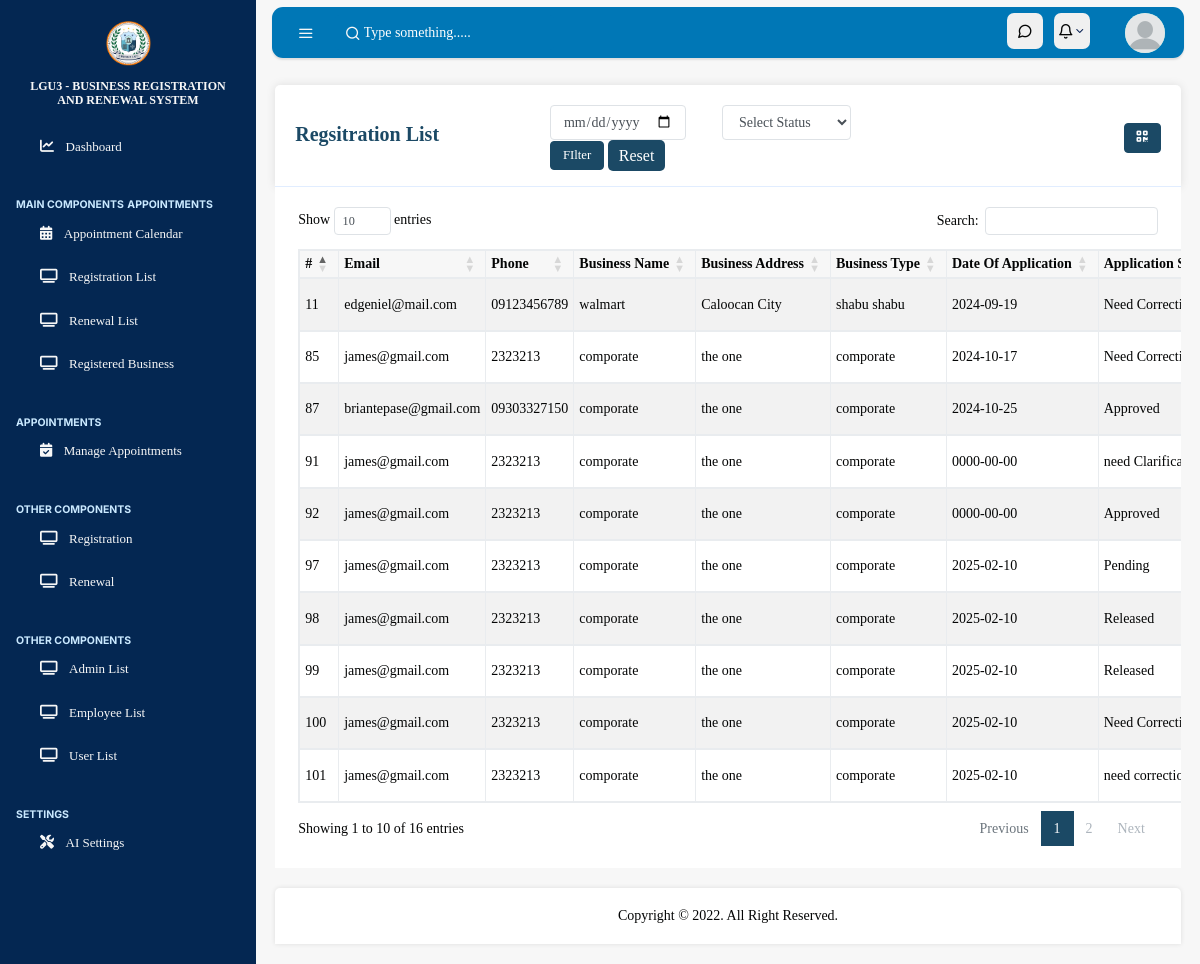
Screenshot of /admin/registrationgawako.php with the database file from the repository.
### tables this page shows
CREATE TABLE `registration` (
  `id` int(10) NOT NULL,
  `fname` varchar(255) NOT NULL,
  `mname` varchar(255) NOT NULL,
  `lname` varchar(255) NOT NULL,
  `address` varchar(255) NOT NULL,
  `zip` varchar(10) NOT NULL,
  `business_name` varchar(255) NOT NULL,
  `phone` varchar(255) NOT NULL,
  `email` varchar(255) NOT NULL,
  `business_address` varchar(255) NOT NULL,
  `building_name` varchar(255) NOT NULL,
  `building_no` varchar(255) NOT NULL,
  `street` varchar(255) NOT NULL,
  `barangay` varchar(255) NOT NULL,
  `business_type` varchar(255) NOT NULL,
  `rent_per_month` varchar(255) NOT NULL,
  `date_application` date NOT NULL,
  `application_number` varchar(50) DEFAULT NULL,
  `upload_dti` varchar(255) NOT NULL,
  `upload_store_picture` varchar(255) DEFAULT NULL,
  `food_security_clearance` varchar(255) DEFAULT NULL,
  `document_status` varchar(50) DEFAULT 'Pending',
  `permit_expiration` date DEFAULT NULL,
  `needs_resubmission` tinyint(1) DEFAULT 0,
  `expiration_date` date DEFAULT NULL,
  `application_status` varchar(50) DEFAULT NULL,
  `remark` text DEFAULT NULL
);

### admin/registrationgawako.php (the view, shortened to what this page needs)
<?php
include('../admin/assets/inc/header.php');
?>
<div class="fix-table-header">
    <h4>Regsitration List</h4>
    <div class="col-md-7">
        <form action="" method="get">
            <div class="row">
                <div class="col-md-4">
                    <input type="date" name="date_application" value="<?= isset($_GET['date_application']) == true ? $_GET['date_application'] : '' ?>" class="form-control" required>
                </div>
                <div class="col-md-4">
                    <select name="document_status" class="form-control" required>
                        <option value="">Select Status</option>
                    </select>
                </div>
                <div class="col-md-4">
                    <button type="submit" class="btn btn-primary">FIlter</button>
                    <a href="registration.php" class="btn btn-danger">Reset</a>
                </div>
            </div>
        </form>
    </div>
    <button type="button" class="btn btn-primary float-end" data-bs-toggle="modal" data-bs-target="#qrcodeModal">
        <i class="fa-solid fa-qrcode"></i>
    </button>
</div>
<div class="table-container-form">
    <div class="table-container table-form">
        <div class="table-body">
        <?php
                    if (isset($_GET['date_application']) && $_GET['date_application'] != '' && isset($_GET['document_status']) && $_GET['document_status'] != '') {
                        $date_application = validate($_GET['date_application']);
                        $document_status = validate($_GET['document_status']);
                        $registrations = mysqli_query($conn, "SELECT * FROM registration WHERE date_application='$date_application' AND document_status='$document_status' ORDER BY id DESC");
                    } else {
                        $registrations = mysqli_query($conn, "SELECT * FROM registration ORDER BY id DESC");
                    }
                    if ($registrations) {
                        if (mysqli_num_rows($registrations) > 0) {
            ?>
            <table id="myTable" class=" table-striped table-bordered">
                <thead>
                    <tr>
                        <th>#</th>
                        <th>Email</th>
                        <th>Phone</th>
                        <th>Business Name</th>
                        <th>Business Address</th>
                        <th>Business Type</th>
                        <th>Date Of Application</th>
                        <th>Application Status</th>
                    </tr>
                </thead>
                <tbody>
                <?php
                                        foreach ($registrations as $registrationsItem) {
                                        ?>
                            <tr>
                                <td><?= $registrationsItem['id']; ?></td>
                                <td><?= $registrationsItem['email']; ?></td>
                                <td><?= $registrationsItem['phone']; ?></td>
                                <td><?= $registrationsItem['business_name']; ?></td>
                                <td><?= $registrationsItem['business_address']; ?></td>
                                <td><?= $registrationsItem['business_type']; ?></td>
                                <td><?= $registrationsItem['date_application']; ?></td>
                                <td><?= $registrationsItem['application_status']; ?></td>
                            </tr>
                            <?php
                                        }
                                    ?>
                </tbody>
            </table>
            <?php
                        } else {
                            echo '<h5 style="text-align: center;">No Record Found</h5>';
                        }
                    } else {
                        echo '<h5>Something Went Wrong</h5>';
                    }
            ?>
        </div>
    </div>
</div>
<?php
include('../admin/assets/inc/footer.php');
?>

### rows the page displays
registration: id "101", email "james@gmail.com", phone "2323213", business_name "comporate", business_address "the one", business_type "comporate", date_application "2025-02-10", application_status "need…"
registration: id "100", email "james@gmail.com", phone "2323213", business_name "comporate", business_address "the one", business_type "comporate", date_application "2025-02-10", application_status "Need…"
registration: id "99", email "james@gmail.com", phone "2323213", business_name "comporate", business_address "the one", business_type "comporate", date_application "2025-02-10", application_status "Released"
registration: id "98", email "james@gmail.com", phone "2323213", business_name "comporate", business_address "the one", business_type "comporate", date_application "2025-02-10", application_status "Released"
registration: id "97", email "james@gmail.com", phone "2323213", business_name "comporate", business_address "the one", business_type "comporate", date_application "2025-02-10", application_status "Pending"
registration: id "92", email "james@gmail.com", phone "2323213", business_name "comporate", business_address "the one", business_type "comporate", date_application "0000-00-00", application_status "Approved"
registration: id "91", email "james@gmail.com", phone "2323213", business_name "comporate", business_address "the one", business_type "comporate", date_application "0000-00-00", application_status "need…"
registration: id "87", email "briantepase@gmail.com", phone "09303327150", business_name "comporate", business_address "the one", business_type "comporate", date_application "2024-10-25", application_status "Approved"
registration: id "85", email "james@gmail.com", phone "2323213", business_name "comporate", business_address "the one", business_type "comporate", date_application "2024-10-17", application_status "Need…"
registration: id "11", email "edgeniel@mail.com", phone "09123456789", business_name "walmart", business_address "Caloocan City", business_type "shabu shabu", date_application "2024-09-19", application_status "Need…"
